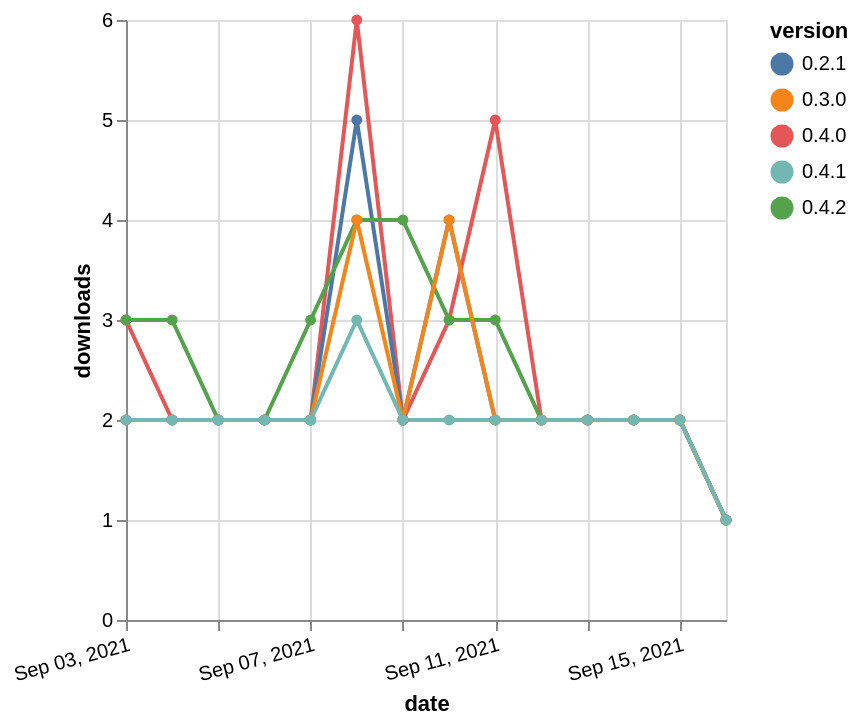

Write the Vega-Lite specification saved for this chart.
### Vega-Lite specification from a JSON file in a GitHub repository (floating-point values rounded to 4 significant figures)
{"$schema": "https://vega.github.io/schema/vega-lite/v5.json", "description": "A simple bar chart with embedded data.", "data": {"values": [{"date": "2021-09-03", "total": 3938, "delta": 3, "version": "0.4.0"}, {"date": "2021-09-04", "total": 3940, "delta": 2, "version": "0.4.0"}, {"date": "2021-09-05", "total": 3942, "delta": 2, "version": "0.4.0"}, {"date": "2021-09-06", "total": 3944, "delta": 2, "version": "0.4.0"}, {"date": "2021-09-07", "total": 3946, "delta": 2, "version": "0.4.0"}, {"date": "2021-09-08", "total": 3952, "delta": 6, "version": "0.4.0"}, {"date": "2021-09-09", "total": 3954, "delta": 2, "version": "0.4.0"}, {"date": "2021-09-10", "total": 3957, "delta": 3, "version": "0.4.0"}, {"date": "2021-09-11", "total": 3962, "delta": 5, "version": "0.4.0"}, {"date": "2021-09-12", "total": 3964, "delta": 2, "version": "0.4.0"}, {"date": "2021-09-13", "total": 3966, "delta": 2, "version": "0.4.0"}, {"date": "2021-09-14", "total": 3968, "delta": 2, "version": "0.4.0"}, {"date": "2021-09-15", "total": 3970, "delta": 2, "version": "0.4.0"}, {"date": "2021-09-16", "total": 3971, "delta": 1, "version": "0.4.0"}, {"date": "2021-09-03", "total": 3434, "delta": 2, "version": "0.2.1"}, {"date": "2021-09-04", "total": 3436, "delta": 2, "version": "0.2.1"}, {"date": "2021-09-05", "total": 3438, "delta": 2, "version": "0.2.1"}, {"date": "2021-09-06", "total": 3440, "delta": 2, "version": "0.2.1"}, {"date": "2021-09-07", "total": 3442, "delta": 2, "version": "0.2.1"}, {"date": "2021-09-08", "total": 3447, "delta": 5, "version": "0.2.1"}, {"date": "2021-09-09", "total": 3449, "delta": 2, "version": "0.2.1"}, {"date": "2021-09-10", "total": 3453, "delta": 4, "version": "0.2.1"}, {"date": "2021-09-11", "total": 3455, "delta": 2, "version": "0.2.1"}, {"date": "2021-09-12", "total": 3457, "delta": 2, "version": "0.2.1"}, {"date": "2021-09-13", "total": 3459, "delta": 2, "version": "0.2.1"}, {"date": "2021-09-14", "total": 3461, "delta": 2, "version": "0.2.1"}, {"date": "2021-09-15", "total": 3463, "delta": 2, "version": "0.2.1"}, {"date": "2021-09-16", "total": 3464, "delta": 1, "version": "0.2.1"}, {"date": "2021-09-03", "total": 1557, "delta": 3, "version": "0.4.2"}, {"date": "2021-09-04", "total": 1560, "delta": 3, "version": "0.4.2"}, {"date": "2021-09-05", "total": 1562, "delta": 2, "version": "0.4.2"}, {"date": "2021-09-06", "total": 1564, "delta": 2, "version": "0.4.2"}, {"date": "2021-09-07", "total": 1567, "delta": 3, "version": "0.4.2"}, {"date": "2021-09-08", "total": 1571, "delta": 4, "version": "0.4.2"}, {"date": "2021-09-09", "total": 1575, "delta": 4, "version": "0.4.2"}, {"date": "2021-09-10", "total": 1578, "delta": 3, "version": "0.4.2"}, {"date": "2021-09-11", "total": 1581, "delta": 3, "version": "0.4.2"}, {"date": "2021-09-12", "total": 1583, "delta": 2, "version": "0.4.2"}, {"date": "2021-09-13", "total": 1585, "delta": 2, "version": "0.4.2"}, {"date": "2021-09-14", "total": 1587, "delta": 2, "version": "0.4.2"}, {"date": "2021-09-15", "total": 1589, "delta": 2, "version": "0.4.2"}, {"date": "2021-09-16", "total": 1590, "delta": 1, "version": "0.4.2"}, {"date": "2021-09-03", "total": 2983, "delta": 2, "version": "0.3.0"}, {"date": "2021-09-04", "total": 2985, "delta": 2, "version": "0.3.0"}, {"date": "2021-09-05", "total": 2987, "delta": 2, "version": "0.3.0"}, {"date": "2021-09-06", "total": 2989, "delta": 2, "version": "0.3.0"}, {"date": "2021-09-07", "total": 2991, "delta": 2, "version": "0.3.0"}, {"date": "2021-09-08", "total": 2995, "delta": 4, "version": "0.3.0"}, {"date": "2021-09-09", "total": 2997, "delta": 2, "version": "0.3.0"}, {"date": "2021-09-10", "total": 3001, "delta": 4, "version": "0.3.0"}, {"date": "2021-09-11", "total": 3003, "delta": 2, "version": "0.3.0"}, {"date": "2021-09-12", "total": 3005, "delta": 2, "version": "0.3.0"}, {"date": "2021-09-13", "total": 3007, "delta": 2, "version": "0.3.0"}, {"date": "2021-09-14", "total": 3009, "delta": 2, "version": "0.3.0"}, {"date": "2021-09-15", "total": 3011, "delta": 2, "version": "0.3.0"}, {"date": "2021-09-16", "total": 3012, "delta": 1, "version": "0.3.0"}, {"date": "2021-09-03", "total": 2077, "delta": 2, "version": "0.4.1"}, {"date": "2021-09-04", "total": 2079, "delta": 2, "version": "0.4.1"}, {"date": "2021-09-05", "total": 2081, "delta": 2, "version": "0.4.1"}, {"date": "2021-09-06", "total": 2083, "delta": 2, "version": "0.4.1"}, {"date": "2021-09-07", "total": 2085, "delta": 2, "version": "0.4.1"}, {"date": "2021-09-08", "total": 2088, "delta": 3, "version": "0.4.1"}, {"date": "2021-09-09", "total": 2090, "delta": 2, "version": "0.4.1"}, {"date": "2021-09-10", "total": 2092, "delta": 2, "version": "0.4.1"}, {"date": "2021-09-11", "total": 2094, "delta": 2, "version": "0.4.1"}, {"date": "2021-09-12", "total": 2096, "delta": 2, "version": "0.4.1"}, {"date": "2021-09-13", "total": 2098, "delta": 2, "version": "0.4.1"}, {"date": "2021-09-14", "total": 2100, "delta": 2, "version": "0.4.1"}, {"date": "2021-09-15", "total": 2102, "delta": 2, "version": "0.4.1"}, {"date": "2021-09-16", "total": 2103, "delta": 1, "version": "0.4.1"}]}, "width": "container", "mark": {"type": "line", "point": {"filled": true}}, "encoding": {"x": {"field": "date", "type": "temporal", "timeUnit": "yearmonthdate", "title": "date", "axis": {"labelAngle": -15}}, "y": {"field": "delta", "type": "quantitative", "title": "downloads"}, "color": {"field": "version", "type": "nominal"}, "tooltip": {"field": "delta"}}}
